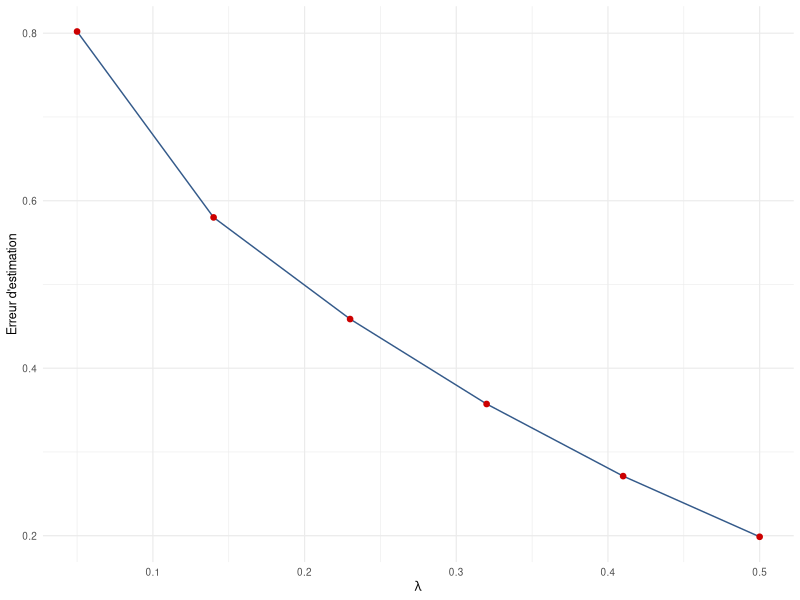

The R source for this figure:
## ---- chunk 1
#| echo: false
#| label: fig-lambda
#| fig-cap: "Erreur d'estimation en fonction de la pénalité de parcimonie"
#| fig-pos: "H"
#| fig-width: 4.2
#| fig-height: 2.2
#| message: false
suppressPackageStartupMessages(library(ggplot2))
set.seed(42)
lambda <- seq(0.05, 0.5, length.out = 6)
erreur <- pmax(0.9 * exp(-3 * lambda) + rnorm(6, 0, 0.02), 0.05)
df <- data.frame(lambda = lambda, erreur = erreur)

ggplot(df, aes(x = lambda, y = erreur)) +
  geom_line(color = "#345A8A") +
  geom_point(color = "#CC0000", size = 1.6) +
  labs(x = expression(lambda), y = "Erreur d'estimation") +
  theme_minimal(base_size = 9)
## ---- chunk 2
#| echo: false
#| label: tbl-lambda
#| tbl-cap: "Erreur d'estimation et parcimonie du graphe pour quelques valeurs de la pénalité"
df_tbl <- data.frame(
  Lambda = c(0.05, 0.2, 0.5),
  Erreur = c(0.79, 0.42, 0.19),
  Parcimonie = c("12%", "48%", "81%")
)
knitr::kable(df_tbl)
